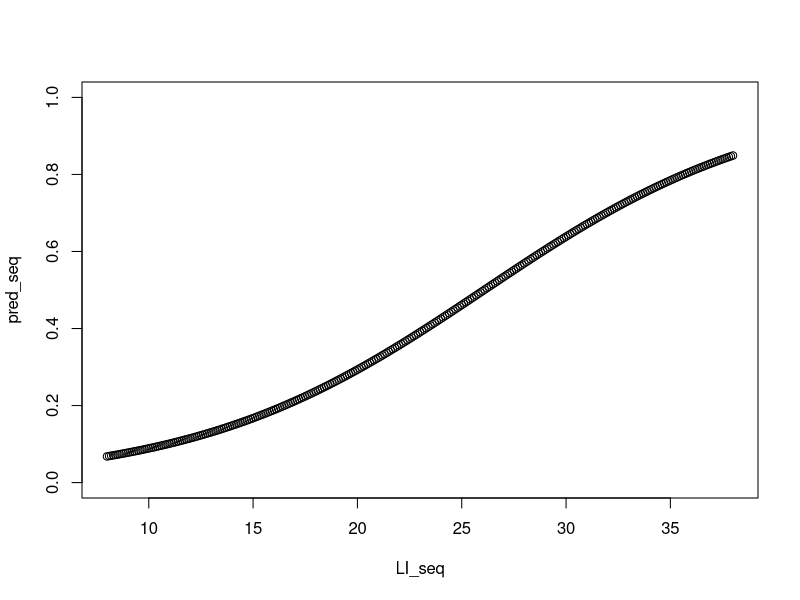
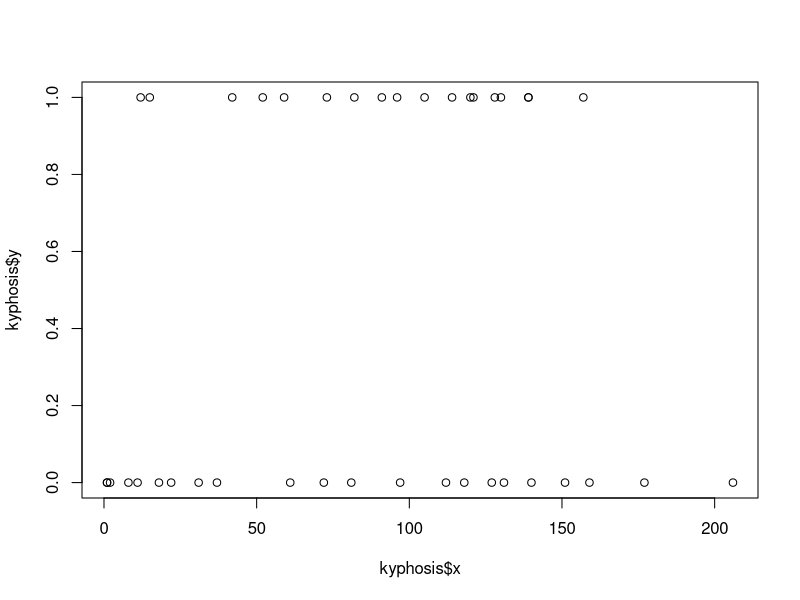
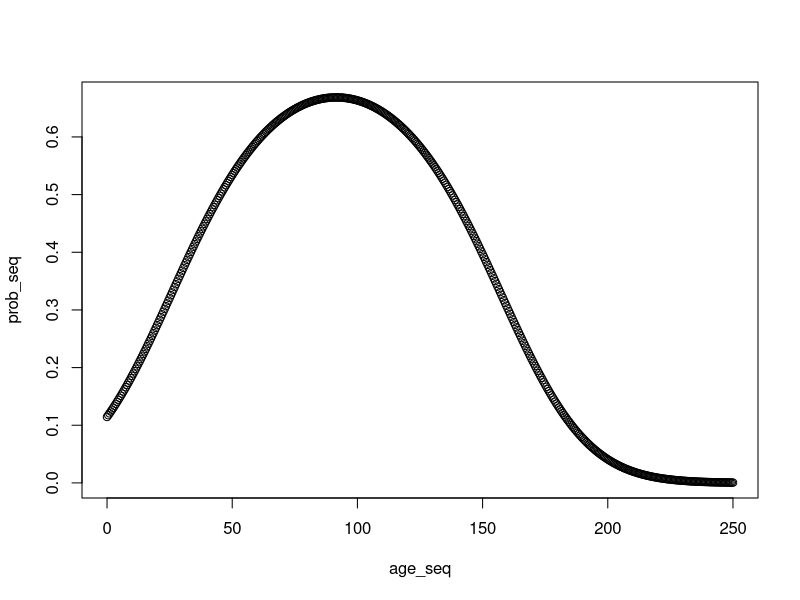
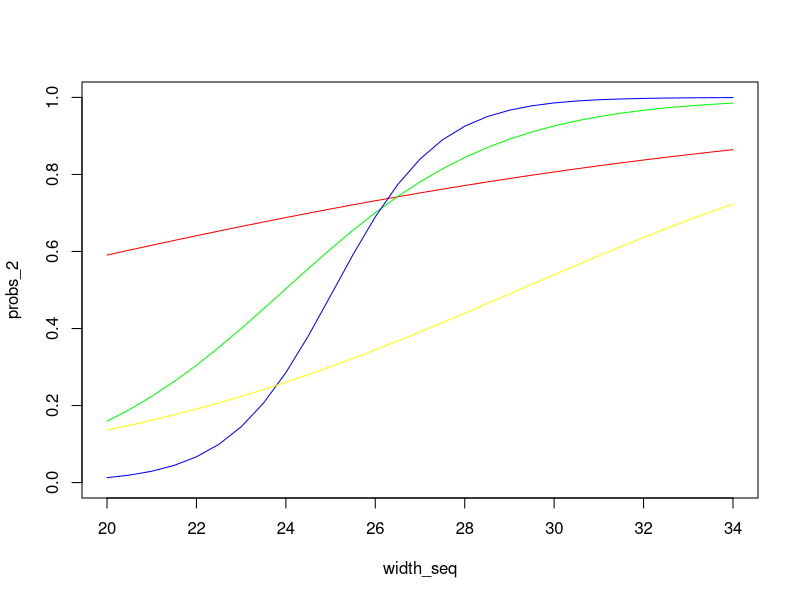

Write the R code that produced these figures, in order.
## ---- chunk 1
LI<-c(8,8,10,10,12,12,12,14,14,14,16,16,16,18,20,20,20,22,22,24,26,28,32,34,38,38,38)
y<-c(0,0,0,0,0,0,0,0,0,0,0,0,0,1,1,1,0,1,0,0,1,1,0,1,1,1,0)
fit<-glm(y~LI,family=binomial(link=logit))
summary(fit)
## ---- chunk 2
predict.glm(fit, data.frame(LI = 26), type = "response")
## ---- chunk 3
exp(coef(fit)[2])
## ---- chunk 4
LI_seq = seq(8,38,.1)
pred_seq <- predict.glm(fit,data.frame(LI = LI_seq),type = "response")
plot(LI_seq, pred_seq, ylim = c(0,1))
## ---- chunk 5
beta = coef(fit)[2]
pi   = predict.glm(fit, data.frame(LI = 8), type = "response")
beta*pi*(1 - pi)
## ---- chunk 6
pi = predict.glm(fit,type = "response")
mean(beta*pi*(1 - pi))
## ---- chunk 7
library(lmtest)
lrtest(fit)
## ---- chunk 8
test_stat = 34.372 - 26.073
## ---- chunk 9
exp(confint.default(fit))
## ---- chunk 10
exp(confint(fit))
## ---- chunk 11
shuttle <- read.table("Shuttle.txt",header = TRUE)
head(shuttle)
## ---- chunk 12
fit <- glm(TD ~ Temp, family = binomial, data = shuttle)
summary(fit)
## ---- chunk 13
predict.glm(fit, data.frame(Temp = 31), type = "response")
## ---- chunk 14
beta_0 = coef(fit)[1]
beta_1 = coef(fit)[2]
-beta_0/beta_1
predict.glm(fit, data.frame(Temp = -beta_0/beta_1), type = "response")
## ---- chunk 15
.5*(1 - .5)*beta_1
## ---- chunk 16
kyphosis <- read.table("Kyphosis.txt",header = TRUE)
head(kyphosis)
## ---- chunk 17
plot(kyphosis$x, kyphosis$y)
## ---- chunk 18
fit <- glm(y ~ x + I(x^2),data = kyphosis, family = binomial)
summary(fit)
## ---- chunk 19
age_seq = seq(0, 250, .5)
prob_seq = predict.glm(fit, data.frame(x = age_seq), type = "response")
plot(age_seq, prob_seq)
## ---- chunk 20
fit_reduced <- glm(y ~ x, family = binomial, data = kyphosis)
lrtest(fit,fit_reduced)
## ---- chunk 21
crab <- read.table("crabs.txt", header = TRUE)
head(crab)
## ---- chunk 22
fit <- glm(y ~ factor(color)*width,data = crab, family = binomial)
summary(fit)
## ---- chunk 23
width_seq = seq(20, 34, .5)
color_2 = rep(2,29)
color_3 = rep(3,29)
color_4 = rep(4,29)
color_5 = rep(5,29)

probs_2 = predict.glm(fit, data.frame(width = width_seq, color = color_2), 
            type = "response")
probs_3 = predict.glm(fit, data.frame(width = width_seq, color = color_3), 
            type = "response")

probs_4 = predict.glm(fit, data.frame(width = width_seq, color = color_4), 
            type = "response")

probs_5 = predict.glm(fit, data.frame(width = width_seq, color = color_5), 
            type = "response")
plot(width_seq, probs_2,type = "l",ylim = c(0,1), col = "red")
lines(width_seq, probs_3, type = "l", col = "green")
lines(width_seq, probs_4, type = "l", col = "blue")
lines(width_seq, probs_5, type = "l", col = "yellow")
## ---- chunk 24
fit_reduced = glm(y ~ factor(color) + width,data = crab, family = binomial)
lrtest(fit, fit_reduced)
